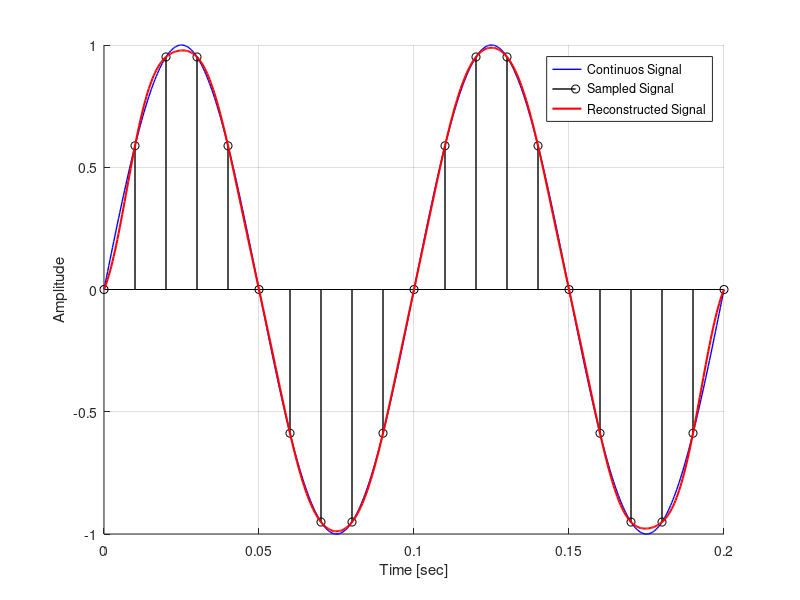
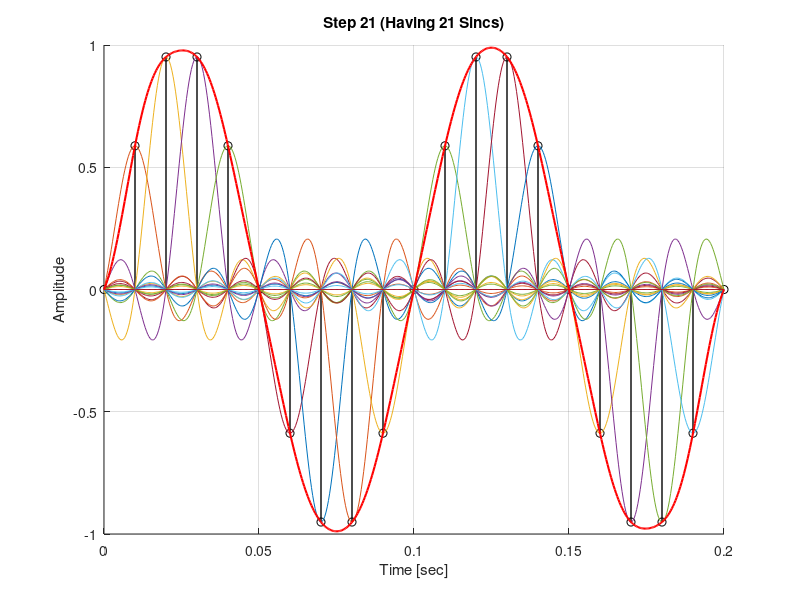
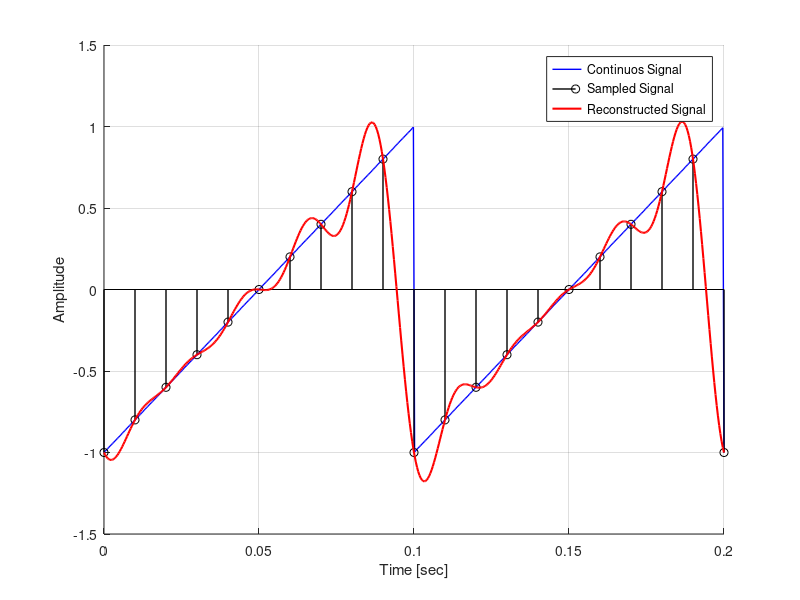
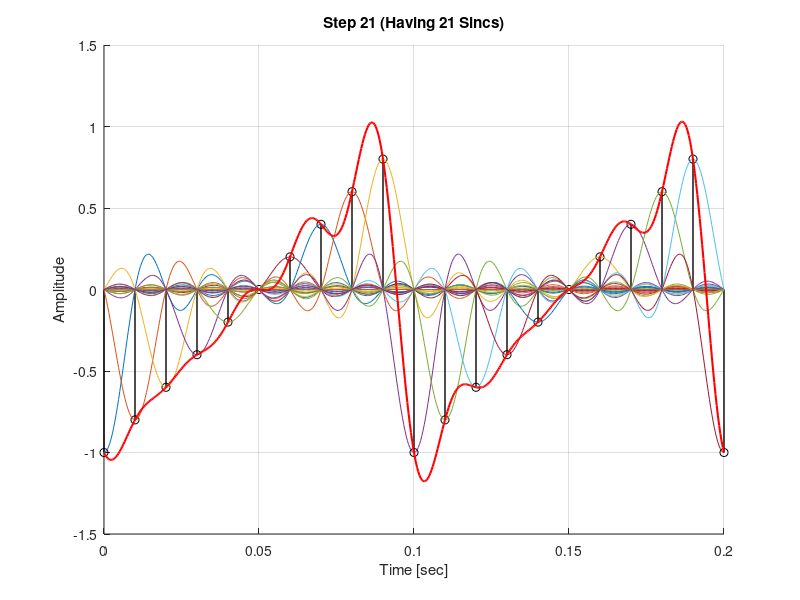

These charts were generated, in order, by the following MATLAB code:
close all;
clear;
clc;
%% Question one,B,2,part I, sin
t=linspace(0,0.2,512);
F = 10;     % frequency of signal [Hz]
Fs = 100;   % sampling rate [Hz]
Ts = 1/Fs;  % sampling period [sec]


tc = t;                 % CT axis

xc = sin(2*pi*F*tc);    % CT signal
td = 0:Ts:0.2;          % DT axis

xd = sin(2*pi*F*td);    % DT signal
N = length(td);         % number of samples

xr = zeros(size(tc)); %initialization
sinc_train = zeros(N,length(tc)); %initialization
for n = 0:N-1
   sinc_train(n+1,:) = sinc((tc-n*Ts)/Ts); %sinc train
   current_sinc=xd(n+1)*sinc_train(n+1,:); %a sinc scaled by the sample value
   xr = xr + current_sinc; %generation of the reconstructed signal summing the sinc scaled
end


figure()
hold on
grid on
plot(tc,xc,'b','linewidth',1)
stem(td,xd,'k','linewidth',1)
plot(tc,xr,'r','linewidth',1.5)
legend('Continuos Signal','Sampled Signal','Reconstructed Signal')
xlabel('Time [sec]')
ylabel('Amplitude')
    
figure()

xr_progress=zeros(size(tc)); %initialization
for n = 0:N-1
  clf;hold on;grid on;
  current_sinc=xd(n+1)*sinc_train(n+1,:);
  stem(td(1:n+1),xd(1:n+1),'k','linewidth',1)
  plot(tc,xd(1:n+1)'.*sinc_train(1:n+1,:))
  xr_progress=xr_progress+current_sinc;
  plot(tc,xr_progress,'r','linewidth',1.5)
  xlabel('Time [sec]')
  ylabel('Amplitude')
  title(['Step ',num2str(n+1),' (Having ',num2str(n+1),' Sincs)'])
  pause(1)
end
%% Question one,B,2,part IV, sawtooth

F = 10;     % frequency of signal [Hz]
Fs = 100;   % sampling rate [Hz]
Ts = 1/Fs;  % sampling period [sec]


tc = t;                 % CT axis
xc=sawtooth(2*pi*F*tc);
%xc = sin(2*pi*F*tc);    % CT signal
td = 0:Ts:0.2;          % DT axis
xd=sawtooth(2*pi*F*td);
%xd = sin(2*pi*F*td);    % DT signal
N = length(td);         % number of samples

xr = zeros(size(tc)); %initialization
sinc_train = zeros(N,length(tc)); %initialization
for n = 0:N-1
   sinc_train(n+1,:) = sinc((tc-n*Ts)/Ts); %sinc train
   current_sinc=xd(n+1)*sinc_train(n+1,:); %a sinc scaled by the sample value
   xr = xr + current_sinc; %generation of the reconstructed signal summing the sinc scaled
end


figure()
hold on
grid on
plot(tc,xc,'b','linewidth',1)
stem(td,xd,'k','linewidth',1)
plot(tc,xr,'r','linewidth',1.5)
legend('Continuos Signal','Sampled Signal','Reconstructed Signal')
xlabel('Time [sec]')
ylabel('Amplitude')
    
figure()

xr_progress=zeros(size(tc)); %initialization
for n = 0:N-1
  clf;hold on;grid on;
  current_sinc=xd(n+1)*sinc_train(n+1,:);
  stem(td(1:n+1),xd(1:n+1),'k','linewidth',1)
  plot(tc,xd(1:n+1)'.*sinc_train(1:n+1,:))
  xr_progress=xr_progress+current_sinc;
  plot(tc,xr_progress,'r','linewidth',1.5)
  xlabel('Time [sec]')
  ylabel('Amplitude')
  title(['Step ',num2str(n+1),' (Having ',num2str(n+1),' Sincs)'])
  pause(1)
end
